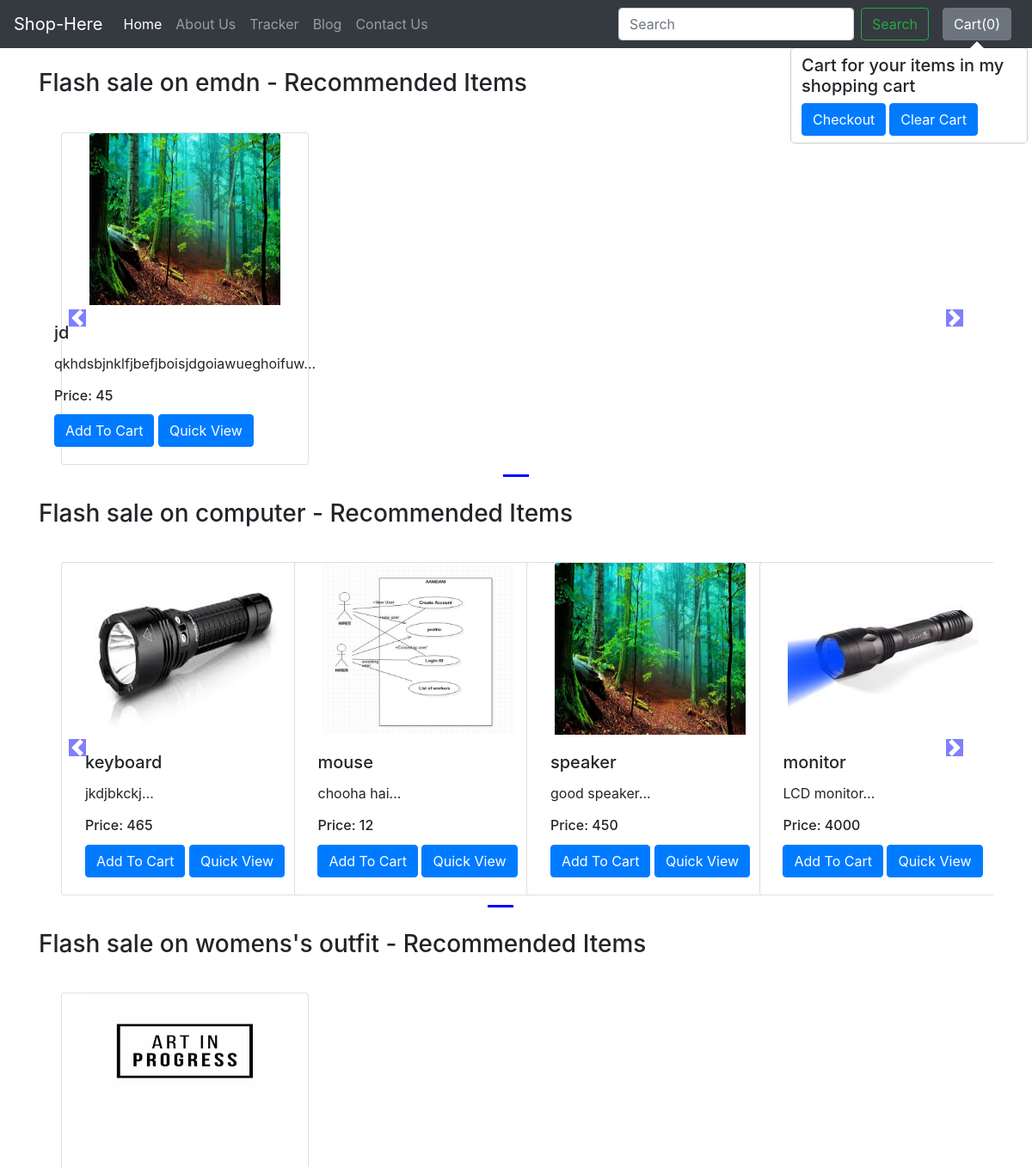
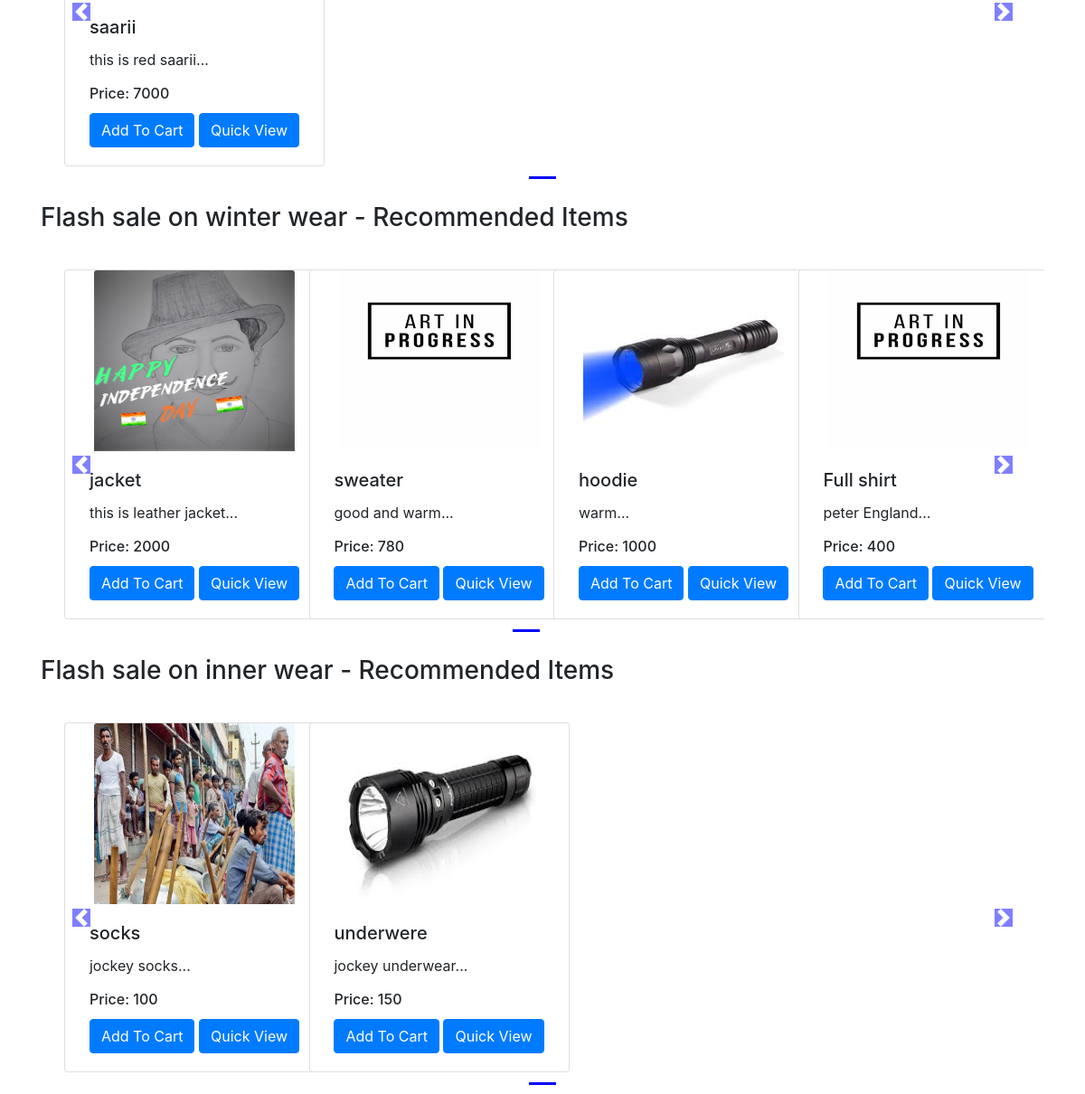
/shop/ (signed in), run on the app's committed database (2 pictures, top to bottom).
### shop/models.py (models this page shows, shortened)
class product(models.Model):
    product_id = models.AutoField
    product_name = models.CharField(max_length=50)
    category = models.CharField(max_length=50, default="")
    sub_category = models.CharField(max_length=50, default="")
    price = models.IntegerField(default=0)
    desc = models.CharField(max_length=300, default="")
    pub_date = models.DateField()
    image = models.ImageField(upload_to ="shop/images", default="")

### shop/views.py (the view)
# urls.py: path("", views.index, name="blogHome"),
def index(request):
    allprods=[]
    catprods= product.objects.values('category', 'id')
    cats = {item['category'] for item in catprods}
    for cat in cats:
        prod = product.objects.filter(category=cat)
        n = len(prod)
        nSlides = n // 4 + ceil((n / 4) - (n // 4))
        allprods.append([prod, range(1, nSlides), nSlides])
    params = {'allprods':allprods}
    return render(request, 'shop/index.html', params)

### shop/templates/shop/index.html (shortened to what this page needs)
{% extends 'shop/basic.html' %}
 {%  block body %}
    {% load static %}
    <div class="container">
        {% for product, range, nSlides in allprods %}
        <h3 class="my-4">Flash sale on {{product.0.category}} - Recommended Items</h3>
        <div class="row">
    <div id="demo{{forloop.counter}}" class="col carousel slide my-3" data-ride="carousel">
    <ul class="carousel-indicators">
      <li data-target="#demo{{forloop.counter}}" data-slide-to="0" class="active" ></li>
        {% for i in range %}
      <li data-target="#demo{{forloop.parentloop.counter}}" data-slide-to="{{i}}"  ></li>
        {% endfor %}
    </ul>
    <div class="container carousel-inner no-padding">
      <div class="carousel-item active">
        {% for i in product %}
      <div class="col-xs-3 col-sm-3 col-md-3">
        <div class="card align-items-center" style="width: 18rem;">
          <img src='/media/{{i.image}}' class="card-img-top" alt="...">
            <div class="card-body">
            <h5 class="card-title" id="namepr{{i.id}}">{{i.product_name}}</h5>
            <p class="card-text">{{i.desc|slice:"0:50"}}...</p>
                <h6 class="card-title" >Price: <span id="pricepr{{i.id}}">{{i.price}}</span></h6>
            <span id="divpr{{i.id}}" class="divpr">
                 <button id="pr{{i.id}}" class="btn btn-primary cart">Add To Cart</button>
             </span>
             <a href="/shop/products/{{i.id}}" ><button id = "qv{{i.id}}" class="btn btn-primary cart">Quick View</button></a>
          </div>
        </div>
      </div>
          {% if forloop.counter|divisibleby:4 and forloop.counter > 0 and not forloop.last %}
     </div> <div class="carousel-item">
          {% endif %}
          {% endfor %}
    </div>
    </div>
    </div>
    <a class ="carousel-control-prev" href="#demo{{forloop.counter}}" data-slide="prev">
      <span class="carousel-control-prev-icon"></span>
    </a>
    <a class ="carousel-control-next" href="#demo{{forloop.counter}}" data-slide="next">
      <span class="carousel-control-next-icon"></span>
    </a>
        </div>
  {% endfor %}
    </div>
{% endblock %}

### shop/templates/shop/basic.html (shortened to what this page needs)
<!doctype html>
<html lang="en">
  <head>
    <link rel="stylesheet" href="https://stackpath.bootstrapcdn.com/bootstrap/4.4.1/css/bootstrap.min.css">
  </head>
  <body>
      {% load static %}
    <nav class="navbar navbar-expand-lg navbar-dark bg-dark">
  <a class="navbar-brand" href="/shop">Shop-Here</a>
  <div class="collapse navbar-collapse" id="navbarSupportedContent">
    <ul class="navbar-nav mr-auto">
      <li class="nav-item active">
        <a class="nav-link" href="/shop">Home <span class="sr-only">(current)</span></a>
      </li>
      <li class="nav-item">
        <a class="nav-link" href="/shop/about">About Us</a>
      </li>
      <li class="nav-item">
        <a class="nav-link" href="/shop/tracker">Tracker</a>
      </li>
        <li class="nav-item">
        <a class="nav-link" href="/blog">Blog</a>
      </li>
      <li class="nav-item">
        <a class="nav-link" href="/shop/contact">Contact Us</a>
      </li>
    </ul>
   <div class="ml-auto form-inline">
 <form method='get' action='/shop/search/' class="form-inline my-2 mx-2 my-lg-0">
      <input class="form-control mr-sm-2" type="search" placeholder="Search" aria-label="Search" name="search" id="search">
      <button class="btn btn-outline-success my-2 my-sm-0" type="submit">Search</button>
    </form>
<button type="button" class="btn btn-secondary mx-2" id="popcart" data-container="body" data-toggle="popover" data-placement="bottom" data-html="true" data-content="Vivamus
sagittis lacus vel augue laoreet rutrum faucibus.">
  Cart(<span id="cart">0</span>)
</button>
</div>
  </div>
</nav>
      {%  block body %}  {% endblock%}
  </body>
</html>

### data on the page
product: category "emdn", image (picture), product_name "jd", desc "qkhdsbjnklfjbefjboisjdgoiawueghoifuw", price "45"
product: category "computer", image (picture), product_name "keyboard", desc "jkdjbkckj", price "465"
product: image (picture), product_name "mouse", desc "chooha hai", price "12"
product: image (picture), product_name "speaker", desc "good speaker", price "450"
product: image (picture), product_name "monitor", desc "LCD monitor", price "4000"
product: category "womens's outfit", image (picture), product_name "saarii", desc "this is red saarii", price "7000"
product: category "winter wear", image (picture), product_name "jacket", desc "this is leather jacket", price "2000"
product: image (picture), product_name "sweater", desc "good and warm", price "780"
product: image (picture), product_name "hoodie", desc "warm", price "1000"
product: image (picture), product_name "Full shirt", desc "peter England", price "400"
product: category "inner wear", image (picture), product_name "socks", desc "jockey socks", price "100"
product: image (picture), product_name "underwere", desc "jockey underwear", price "150"
